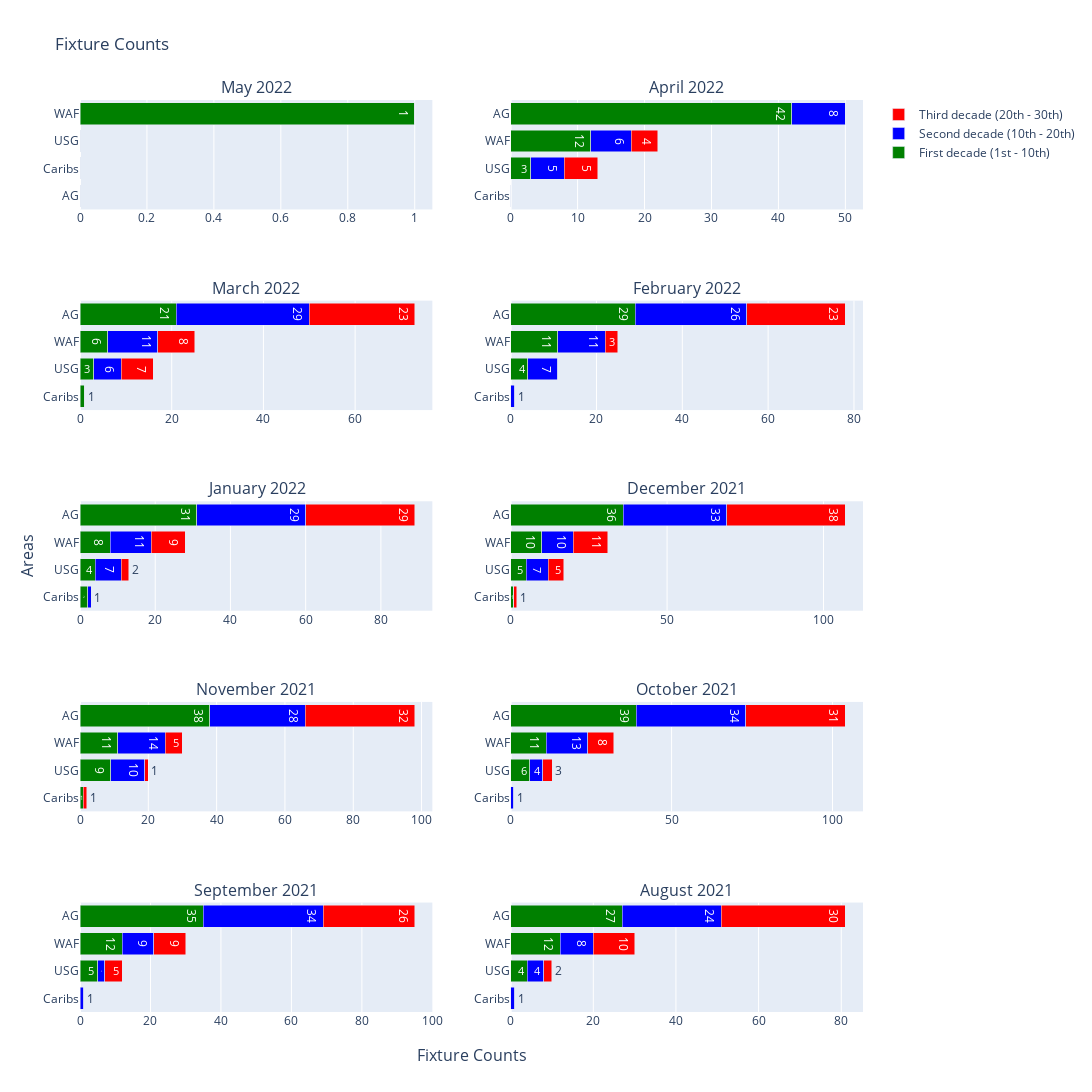

The notebook cell this image was saved under:
### Code cell
# Plot the results
plot_results(preprocessed_voyages)

### Figure 1 — Plotly figure (JSON) as saved in the notebook; plotly's stock layout.template omitted (floating-point values rounded to 4 significant figures)
{"data": [{"marker": {"color": "green"}, "name": "First decade (1st - 10th)", "orientation": "h", "showlegend": true, "text": [0, 0, 0, 1], "type": "bar", "x": [0, 0, 0, 1], "xaxis": "x", "y": ["AG", "Caribs", "USG", "WAF"], "yaxis": "y"}, {"marker": {"color": "blue"}, "name": "Second decade (10th - 20th)", "orientation": "h", "showlegend": true, "text": [0, 0, 0, 0], "type": "bar", "x": [0, 0, 0, 0], "xaxis": "x", "y": ["AG", "Caribs", "USG", "WAF"], "yaxis": "y"}, {"marker": {"color": "red"}, "name": "Third decade (20th - 30th)", "orientation": "h", "showlegend": true, "text": [0, 0, 0, 0], "type": "bar", "x": [0, 0, 0, 0], "xaxis": "x", "y": ["AG", "Caribs", "USG", "WAF"], "yaxis": "y"}, {"marker": {"color": "green"}, "name": "First decade (1st - 10th)", "orientation": "h", "showlegend": false, "text": [0, 3, 12, 42], "type": "bar", "x": [0, 3, 12, 42], "xaxis": "x2", "y": ["Caribs", "USG", "WAF", "AG"], "yaxis": "y2"}, {"marker": {"color": "blue"}, "name": "Second decade (10th - 20th)", "orientation": "h", "showlegend": false, "text": [0, 5, 6, 8], "type": "bar", "x": [0, 5, 6, 8], "xaxis": "x2", "y": ["Caribs", "USG", "WAF", "AG"], "yaxis": "y2"}, {"marker": {"color": "red"}, "name": "Third decade (20th - 30th)", "orientation": "h", "showlegend": false, "text": [0, 5, 4, 0], "type": "bar", "x": [0, 5, 4, 0], "xaxis": "x2", "y": ["Caribs", "USG", "WAF", "AG"], "yaxis": "y2"}, {"marker": {"color": "green"}, "name": "First decade (1st - 10th)", "orientation": "h", "showlegend": false, "text": [1, 3, 6, 21], "type": "bar", "x": [1, 3, 6, 21], "xaxis": "x3", "y": ["Caribs", "USG", "WAF", "AG"], "yaxis": "y3"}, {"marker": {"color": "blue"}, "name": "Second decade (10th - 20th)", "orientation": "h", "showlegend": false, "text": [0, 6, 11, 29], "type": "bar", "x": [0, 6, 11, 29], "xaxis": "x3", "y": ["Caribs", "USG", "WAF", "AG"], "yaxis": "y3"}, {"marker": {"color": "red"}, "name": "Third decade (20th - 30th)", "orientation": "h", "showlegend": false, "text": [0, 7, 8, 23], "type": "bar", "x": [0, 7, 8, 23], "xaxis": "x3", "y": ["Caribs", "USG", "WAF", "AG"], "yaxis": "y3"}, {"marker": {"color": "green"}, "name": "First decade (1st - 10th)", "orientation": "h", "showlegend": false, "text": [0, 4, 11, 29], "type": "bar", "x": [0, 4, 11, 29], "xaxis": "x4", "y": ["Caribs", "USG", "WAF", "AG"], "yaxis": "y4"}, {"marker": {"color": "blue"}, "name": "Second decade (10th - 20th)", "orientation": "h", "showlegend": false, "text": [1, 7, 11, 26], "type": "bar", "x": [1, 7, 11, 26], "xaxis": "x4", "y": ["Caribs", "USG", "WAF", "AG"], "yaxis": "y4"}, {"marker": {"color": "red"}, "name": "Third decade (20th - 30th)", "orientation": "h", "showlegend": false, "text": [0, 0, 3, 23], "type": "bar", "x": [0, 0, 3, 23], "xaxis": "x4", "y": ["Caribs", "USG", "WAF", "AG"], "yaxis": "y4"}, {"marker": {"color": "green"}, "name": "First decade (1st - 10th)", "orientation": "h", "showlegend": false, "text": [2, 4, 8, 31], "type": "bar", "x": [2, 4, 8, 31], "xaxis": "x5", "y": ["Caribs", "USG", "WAF", "AG"], "yaxis": "y5"}, {"marker": {"color": "blue"}, "name": "Second decade (10th - 20th)", "orientation": "h", "showlegend": false, "text": [1, 7, 11, 29], "type": "bar", "x": [1, 7, 11, 29], "xaxis": "x5", "y": ["Caribs", "USG", "WAF", "AG"], "yaxis": "y5"}, {"marker": {"color": "red"}, "name": "Third decade (20th - 30th)", "orientation": "h", "showlegend": false, "text": [0, 2, 9, 29], "type": "bar", "x": [0, 2, 9, 29], "xaxis": "x5", "y": ["Caribs", "USG", "WAF", "AG"], "yaxis": "y5"}, {"marker": {"color": "green"}, "name": "First decade (1st - 10th)", "orientation": "h", "showlegend": false, "text": [1, 5, 10, 36], "type": "bar", "x": [1, 5, 10, 36], "xaxis": "x6", "y": ["Caribs", "USG", "WAF", "AG"], "yaxis": "y6"}, {"marker": {"color": "blue"}, "name": "Second decade (10th - 20th)", "orientation": "h", "showlegend": false, "text": [0, 7, 10, 33], "type": "bar", "x": [0, 7, 10, 33], "xaxis": "x6", "y": ["Caribs", "USG", "WAF", "AG"], "yaxis": "y6"}, {"marker": {"color": "red"}, "name": "Third decade (20th - 30th)", "orientation": "h", "showlegend": false, "text": [1, 5, 11, 38], "type": "bar", "x": [1, 5, 11, 38], "xaxis": "x6", "y": ["Caribs", "USG", "WAF", "AG"], "yaxis": "y6"}, {"marker": {"color": "green"}, "name": "First decade (1st - 10th)", "orientation": "h", "showlegend": false, "text": [1, 9, 11, 38], "type": "bar", "x": [1, 9, 11, 38], "xaxis": "x7", "y": ["Caribs", "USG", "WAF", "AG"], "yaxis": "y7"}, {"marker": {"color": "blue"}, "name": "Second decade (10th - 20th)", "orientation": "h", "showlegend": false, "text": [0, 10, 14, 28], "type": "bar", "x": [0, 10, 14, 28], "xaxis": "x7", "y": ["Caribs", "USG", "WAF", "AG"], "yaxis": "y7"}, {"marker": {"color": "red"}, "name": "Third decade (20th - 30th)", "orientation": "h", "showlegend": false, "text": [1, 1, 5, 32], "type": "bar", "x": [1, 1, 5, 32], "xaxis": "x7", "y": ["Caribs", "USG", "WAF", "AG"], "yaxis": "y7"}, {"marker": {"color": "green"}, "name": "First decade (1st - 10th)", "orientation": "h", "showlegend": false, "text": [0, 6, 11, 39], "type": "bar", "x": [0, 6, 11, 39], "xaxis": "x8", "y": ["Caribs", "USG", "WAF", "AG"], "yaxis": "y8"}, {"marker": {"color": "blue"}, "name": "Second decade (10th - 20th)", "orientation": "h", "showlegend": false, "text": [1, 4, 13, 34], "type": "bar", "x": [1, 4, 13, 34], "xaxis": "x8", "y": ["Caribs", "USG", "WAF", "AG"], "yaxis": "y8"}, {"marker": {"color": "red"}, "name": "Third decade (20th - 30th)", "orientation": "h", "showlegend": false, "text": [0, 3, 8, 31], "type": "bar", "x": [0, 3, 8, 31], "xaxis": "x8", "y": ["Caribs", "USG", "WAF", "AG"], "yaxis": "y8"}, {"marker": {"color": "green"}, "name": "First decade (1st - 10th)", "orientation": "h", "showlegend": false, "text": [0, 5, 12, 35], "type": "bar", "x": [0, 5, 12, 35], "xaxis": "x9", "y": ["Caribs", "USG", "WAF", "AG"], "yaxis": "y9"}, {"marker": {"color": "blue"}, "name": "Second decade (10th - 20th)", "orientation": "h", "showlegend": false, "text": [1, 2, 9, 34], "type": "bar", "x": [1, 2, 9, 34], "xaxis": "x9", "y": ["Caribs", "USG", "WAF", "AG"], "yaxis": "y9"}, {"marker": {"color": "red"}, "name": "Third decade (20th - 30th)", "orientation": "h", "showlegend": false, "text": [0, 5, 9, 26], "type": "bar", "x": [0, 5, 9, 26], "xaxis": "x9", "y": ["Caribs", "USG", "WAF", "AG"], "yaxis": "y9"}, {"marker": {"color": "green"}, "name": "First decade (1st - 10th)", "orientation": "h", "showlegend": false, "text": [0, 4, 12, 27], "type": "bar", "x": [0, 4, 12, 27], "xaxis": "x10", "y": ["Caribs", "USG", "WAF", "AG"], "yaxis": "y10"}, {"marker": {"color": "blue"}, "name": "Second decade (10th - 20th)", "orientation": "h", "showlegend": false, "text": [1, 4, 8, 24], "type": "bar", "x": [1, 4, 8, 24], "xaxis": "x10", "y": ["Caribs", "USG", "WAF", "AG"], "yaxis": "y10"}, {"marker": {"color": "red"}, "name": "Third decade (20th - 30th)", "orientation": "h", "showlegend": false, "text": [0, 2, 10, 30], "type": "bar", "x": [0, 2, 10, 30], "xaxis": "x10", "y": ["Caribs", "USG", "WAF", "AG"], "yaxis": "y10"}], "layout": {"annotations": [{"font": {"size": 16}, "showarrow": false, "text": "May 2022", "x": 0.225, "xanchor": "center", "xref": "paper", "y": 1, "yanchor": "bottom", "yref": "paper"}, {"font": {"size": 16}, "showarrow": false, "text": "April 2022", "x": 0.775, "xanchor": "center", "xref": "paper", "y": 1, "yanchor": "bottom", "yref": "paper"}, {"font": {"size": 16}, "showarrow": false, "text": "March 2022", "x": 0.225, "xanchor": "center", "xref": "paper", "y": 0.78, "yanchor": "bottom", "yref": "paper"}, {"font": {"size": 16}, "showarrow": false, "text": "February 2022", "x": 0.775, "xanchor": "center", "xref": "paper", "y": 0.78, "yanchor": "bottom", "yref": "paper"}, {"font": {"size": 16}, "showarrow": false, "text": "January 2022", "x": 0.225, "xanchor": "center", "xref": "paper", "y": 0.56, "yanchor": "bottom", "yref": "paper"}, {"font": {"size": 16}, "showarrow": false, "text": "December 2021", "x": 0.775, "xanchor": "center", "xref": "paper", "y": 0.56, "yanchor": "bottom", "yref": "paper"}, {"font": {"size": 16}, "showarrow": false, "text": "November 2021", "x": 0.225, "xanchor": "center", "xref": "paper", "y": 0.34, "yanchor": "bottom", "yref": "paper"}, {"font": {"size": 16}, "showarrow": false, "text": "October 2021", "x": 0.775, "xanchor": "center", "xref": "paper", "y": 0.34, "yanchor": "bottom", "yref": "paper"}, {"font": {"size": 16}, "showarrow": false, "text": "September 2021", "x": 0.225, "xanchor": "center", "xref": "paper", "y": 0.12, "yanchor": "bottom", "yref": "paper"}, {"font": {"size": 16}, "showarrow": false, "text": "August 2021", "x": 0.775, "xanchor": "center", "xref": "paper", "y": 0.12, "yanchor": "bottom", "yref": "paper"}, {"font": {"size": 16}, "showarrow": false, "text": "Fixture Counts", "x": 0.5, "xanchor": "center", "xref": "paper", "y": 0, "yanchor": "top", "yref": "paper", "yshift": -30}, {"font": {"size": 16}, "showarrow": false, "text": "Areas", "textangle": -90, "x": 0, "xanchor": "right", "xref": "paper", "xshift": -40, "y": 0.5, "yanchor": "middle", "yref": "paper"}], "barmode": "stack", "height": 1500, "legend": {"traceorder": "reversed"}, "title": {"text": "Fixture Counts"}, "width": 1400, "xaxis": {"anchor": "y", "domain": [0, 0.45]}, "xaxis10": {"anchor": "y10", "domain": [0.55, 1]}, "xaxis2": {"anchor": "y2", "domain": [0.55, 1]}, "xaxis3": {"anchor": "y3", "domain": [0, 0.45]}, "xaxis4": {"anchor": "y4", "domain": [0.55, 1]}, "xaxis5": {"anchor": "y5", "domain": [0, 0.45]}, "xaxis6": {"anchor": "y6", "domain": [0.55, 1]}, "xaxis7": {"anchor": "y7", "domain": [0, 0.45]}, "xaxis8": {"anchor": "y8", "domain": [0.55, 1]}, "xaxis9": {"anchor": "y9", "domain": [0, 0.45]}, "yaxis": {"anchor": "x", "domain": [0.88, 1]}, "yaxis10": {"anchor": "x10", "domain": [0, 0.12]}, "yaxis2": {"anchor": "x2", "domain": [0.88, 1]}, "yaxis3": {"anchor": "x3", "domain": [0.66, 0.78]}, "yaxis4": {"anchor": "x4", "domain": [0.66, 0.78]}, "yaxis5": {"anchor": "x5", "domain": [0.44, 0.56]}, "yaxis6": {"anchor": "x6", "domain": [0.44, 0.56]}, "yaxis7": {"anchor": "x7", "domain": [0.22, 0.34]}, "yaxis8": {"anchor": "x8", "domain": [0.22, 0.34]}, "yaxis9": {"anchor": "x9", "domain": [0, 0.12]}}}
